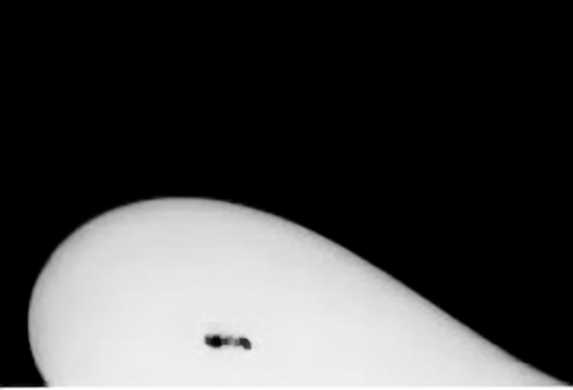
#> input picture Projects/Viscosity/Markov/output_super_res.png, 573 x 390 px, found by its file name; the run also reads 1 picture not shown here
$ python Adding.py
#> lines starting #> are read from the running program, lines starting #| are printed output that depends on the picture; after the words box and inside, x2 and y2 are one past the last pixel; in counts of white or black regions, pixels touching at a corner belong together
import cv2
import numpy as np
from PIL import Image

def errorImage(source_img, fill_img):
    if source_img is None or fill_img is None:
        print("Error: Could not open source or fill image.")

    # Resize fill image to match source image if needed
    if source_img.shape[:2] != fill_img.shape[:2]:
        fill_img = cv2.resize(fill_img, (source_img.shape[1], source_img.shape[0]))
        # raise ValueError("Source and fill images must have the same dimensions.")
    return fill_img
def make_zero_pixels_transparent(source_img_path, fill_img_path, output_path):
    # Open the source and fill images
#> called with output_path = 'Projects/Viscosity/Markov/output2.png'
    source_img  = cv2.imread(source_img_path, cv2.IMREAD_UNCHANGED)
#> source_img is the input picture: shape (390, 573); min 0, max 255, mean 68.3
    fill_img    = cv2.imread(fill_img_path, cv2.IMREAD_UNCHANGED)[:,1000:]

    fill_img = errorImage(source_img, fill_img)
#> in errorImage, `fill_img = cv2.resize(fill_img, (source_img.shape[1], source_img.shape..`:
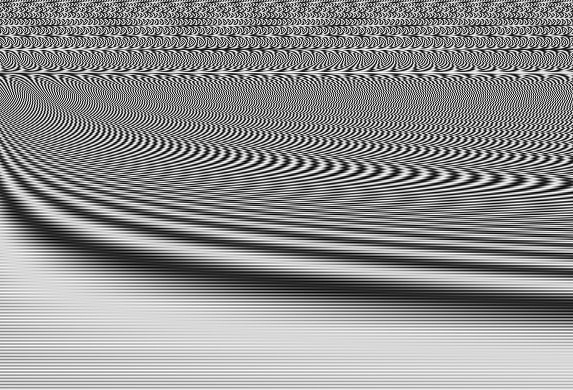
#> fill_img: shape (390, 573); min 0, max 254, mean 143

    # Find all external contours
    _, binary_mask  = cv2.threshold(source_img, 20, 255, cv2.THRESH_BINARY_INV)
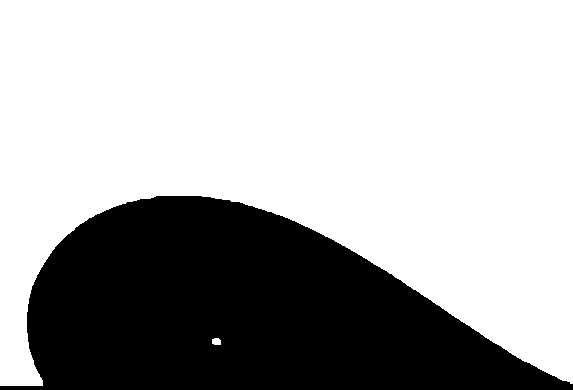
#> binary_mask: shape (390, 573); 68.3% white; 1 black region
    contours, _     = cv2.findContours(binary_mask, cv2.RETR_EXTERNAL, cv2.CHAIN_APPROX_SIMPLE)
#> contours = 2 contours; box (x1, y1, x2, y2) and area: (0, 0, 573, 386) 151603, (212, 338, 221, 345) 43

    if not contours:
        print("No dark regions found.")
        return

    # Find the largest contour by area
    largest_contour = max(contours, key=cv2.contourArea)
#> largest_contour = contour of 382 points, box (x1, y1, x2, y2) (0, 0, 573, 386), area 151603


    # https://docs.opencv.org/4.x/d9/d61/tutorial_py_morphological_ops.html
    contour_mask = np.zeros(source_img.shape, dtype=np.uint8)
    cv2.drawContours(contour_mask, [largest_contour], -1, 255, thickness=cv2.FILLED)
#> contour_mask: shape (390, 573); 68.3% white; 1 black region, box (x1, y1, x2, y2) and area: (0, 196, 573, 390) 70846
    contour_mask = cv2.erode(contour_mask,np.ones((5,5),np.uint8),iterations = 3)
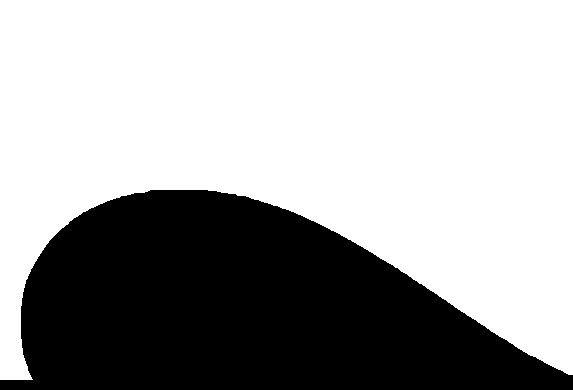
#> contour_mask: shape (390, 573); 65.7% white; 1 black region, box (x1, y1, x2, y2) and area: (0, 190, 573, 390) 76725


    inside = contour_mask <= 1
    fill_img[inside] = source_img[inside]
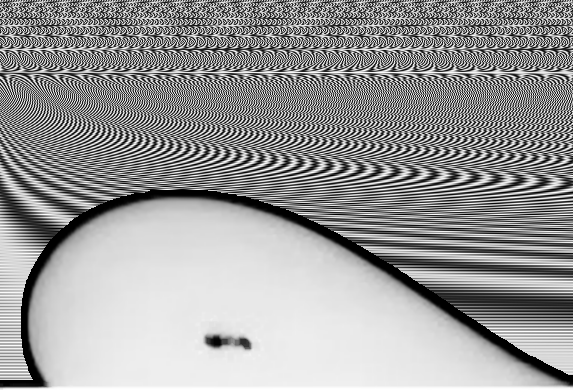
#> fill_img: shape (390, 573); min 0, max 255, mean 153.3
    fill_img = fill_img.reshape(*contour_mask.shape, )
    cv2.imwrite(output_path, fill_img)

if __name__ == "__main__":
    make_zero_pixels_transparent('Projects/Viscosity/Markov/output_super_res.png',
                                'Projects/Viscosity/Markov/PositionalFullGray.png',
                                'Projects/Viscosity/Markov/output2.png')
